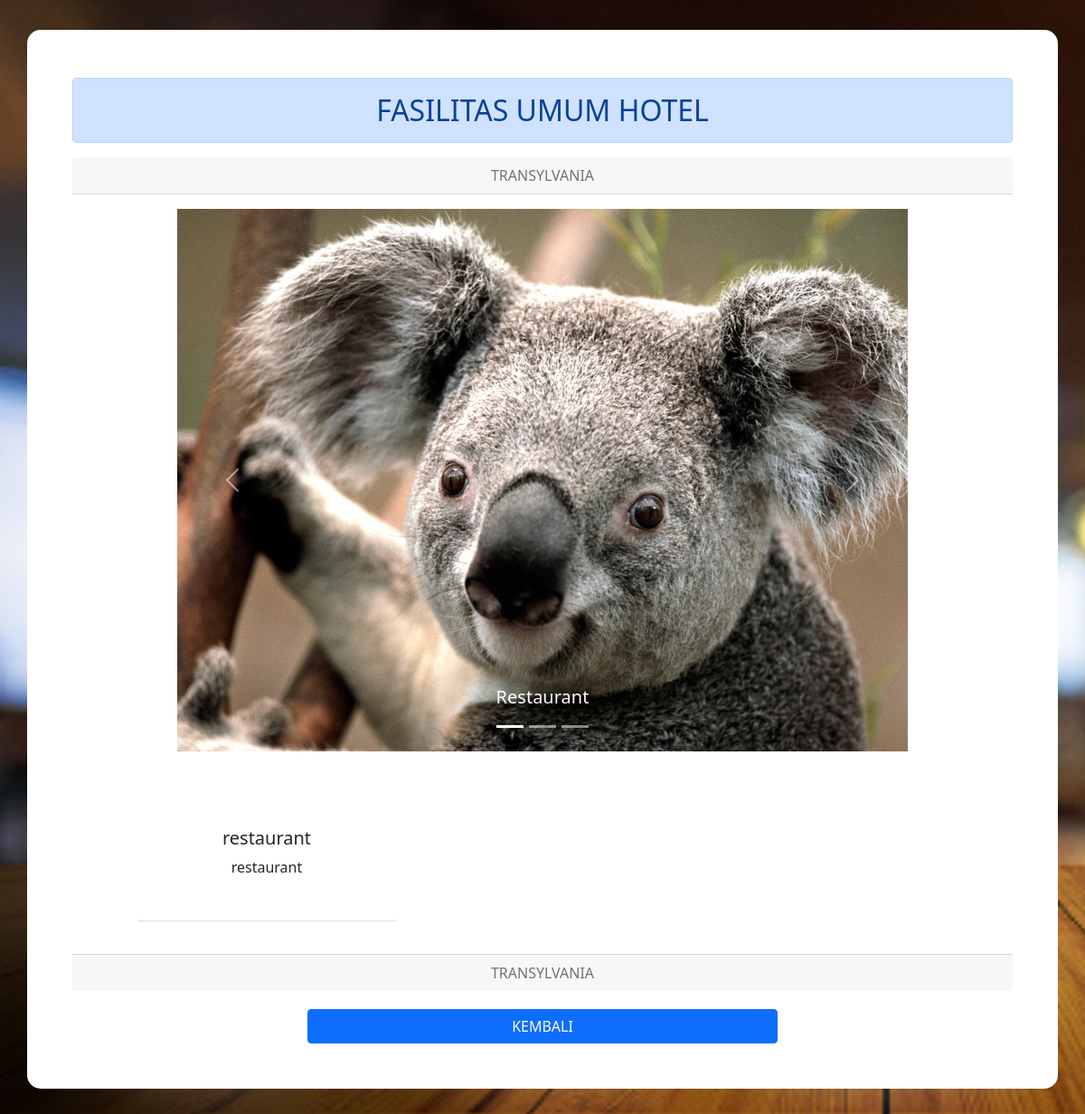
Page /fasilitas.php on the committed database.
### tables this page shows
CREATE TABLE `fasilitas` (
  `idfasilitas` int(11) NOT NULL,
  `namafas` varchar(100) NOT NULL,
  `deskrip` varchar(1000) NOT NULL,
  `gambar` varchar(100) NOT NULL
);

### fasilitas.php (the view, shortened to what this page needs)
<!DOCTYPE html>
<html>
<head>
	<link rel="stylesheet" type="text/css" href="css/bootstrap.min.css">
	<link rel="stylesheet" type="text/css" href="pendaf.css">
</head>
<body>
	<div style=" margin-bottom: 100px;" class="container">
		<h2 class="alert alert-primary text-center mt-5">FASILITAS UMUM HOTEL</h2>
		<div style="border: 0;" class="card">
		  	<div class="card-header text-muted text-center">
		    TRANSYLVANIA
		  	</div>
		  	<div class="card-body">
		  		<div class="row mb-5">
		  			<?php
		  			include'fungsi/koneksi.php';
				  	$data = mysqli_query($koneksi,"SELECT * FROM fasilitas WHERE idfasilitas = 1");
				  	$d = mysqli_fetch_array($data);
				  		?>
                    <div style="margin-left: 100px; margin-right: 100px;" class="col">
                       <div  id="carouselExampleCaptions" class="carousel slide carousel-fade" data-bs-ride="carousel">
						  <div class="carousel-indicators">
						    <button type="button" data-bs-target="#carouselExampleCaptions" data-bs-slide-to="0" class="active" aria-current="true" aria-label="Slide 1"></button>
						    <button type="button" data-bs-target="#carouselExampleCaptions" data-bs-slide-to="1" aria-label="Slide 2"></button>
						    <button type="button" data-bs-target="#carouselExampleCaptions" data-bs-slide-to="2" aria-label="Slide 3"></button>
						  </div>
						  <div class="carousel-inner">
						    <div class="carousel-item active">
						      <img  height="600px" src="img/<?php echo $d['gambar'];?>" class="d-block w-100" alt="...">
						      <div class="carousel-caption d-none d-md-block">
						        <h5 style="text-transform: capitalize;"><?php echo $d['namafas'];?></h5>
						      </div>
						    </div>
						  </div>
						  <button class="carousel-control-prev" type="button" data-bs-target="#carouselExampleCaptions" data-bs-slide="prev">
						    <span class="carousel-control-prev-icon" aria-hidden="true"></span>
						  </button>
						  <button class="carousel-control-next" type="button" data-bs-target="#carouselExampleCaptions" data-bs-slide="next">
						    <span class="carousel-control-next-icon" aria-hidden="true"></span>
						  </button>
						</div>
                    </div>
                </div>
                <div class="row text-center">
                	<?php
		  			include'fungsi/koneksi.php';
				  	$data = mysqli_query($koneksi,"SELECT * FROM fasilitas");
				  	while ($d = mysqli_fetch_array($data)) {
				  		?>
                    <div style="margin:20px 20px 20px 55px;" class="col">
                        <div class="card" style="width: 18rem; height: 120px; border-top: 0; border-right: 0; border-left: 0;">
						  <div class="card-body">
						    <h5 class="card-title"><?php echo $d['namafas']?></h5>
						    <p class="card-text"><?php echo $d['deskrip']?></p>
						  </div>
						</div>
                    </div>
                <?php
            	}
            	?>
                </div>
			</div>
		  <div class="card-footer text-muted text-center">
		    TRANSYLVANIA
		  </div>
		</div>
		<center><a class="kembali" href="javascript:history.back()"><button style="margin-top: 20px; " class="btn btn-primary col-md-6 ">KEMBALI</button></a></center>
	</div>
</body>
</html>

### pendaf.css (style rules this page uses)
body { background-image: url(img/isok.jpg); background-size: cover; background-attachment: cover; }
.container { background-color: white; border-radius: 15px; padding: 50px; padding-top: 5px; margin-top: 33px; }

### rows in the picture
fasilitas: gambar (picture), namafas "Restaurant", namafas "restaurant", deskrip "restaurant"
